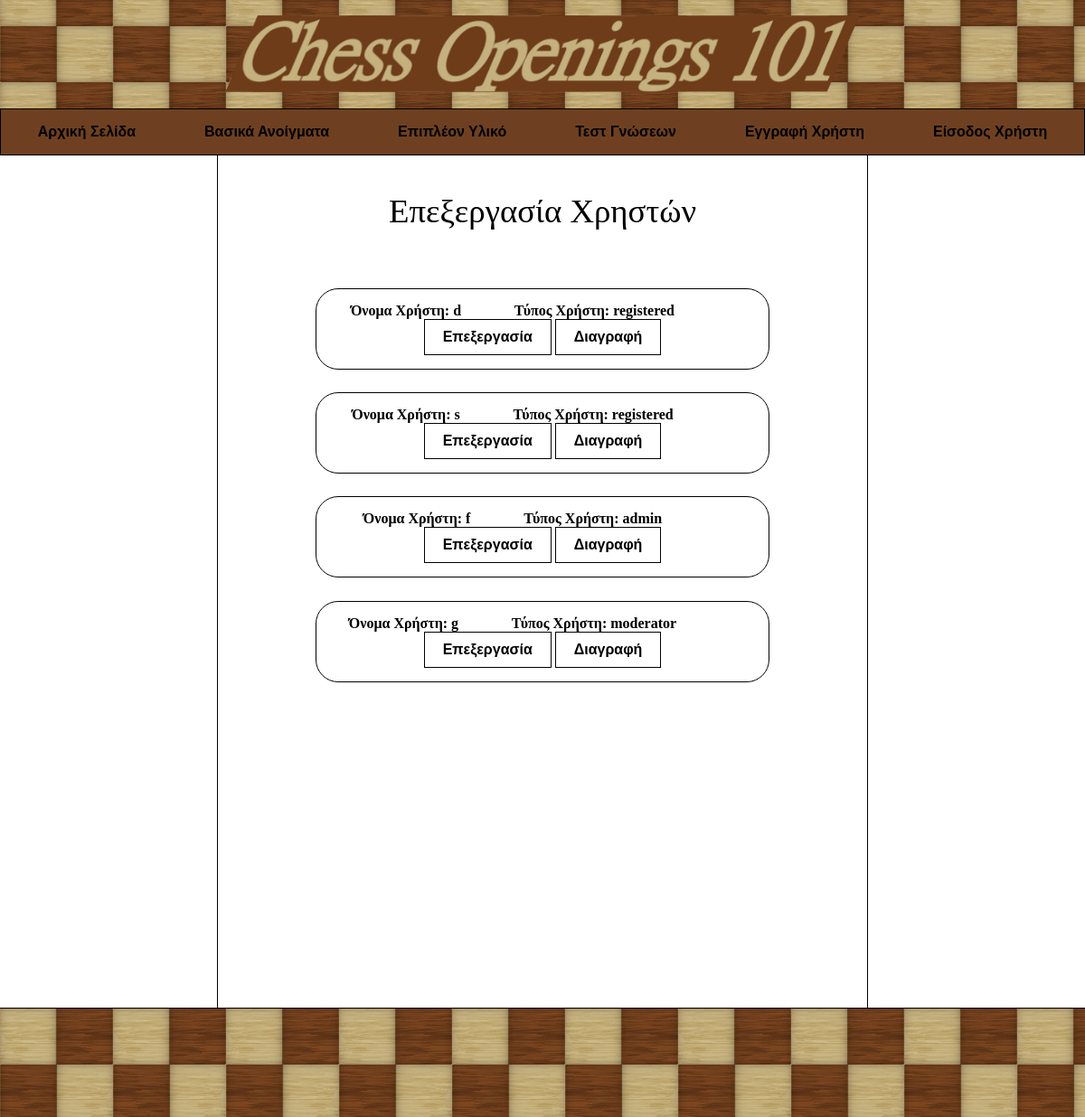
/editusers.php, run on the app's committed database.
### tables this page shows
CREATE TABLE `user` (
  `id` int(11) NOT NULL,
  `username` text NOT NULL,
  `password` text NOT NULL,
  `email` text NOT NULL,
  `fname` text NOT NULL,
  `lname` text NOT NULL,
  `bday` date NOT NULL,
  `gender` text NOT NULL,
  `pfp` longblob NOT NULL,
  `type` text NOT NULL
);

### editusers.php (the view, shortened to what this page needs)
<html>
	<head>
	<link rel="stylesheet" type="text/css"
		href="styles/main.css"/>
        <?php
        $db_host        = 'localhost';
		$db_user        = 'admin';
		$db_pass        = 'admin';
		$db_database    = 'chessopenings101';
        if($con = mysqli_connect($db_host,$db_user,$db_pass,$db_database))
        {
            $sql = "SELECT username, type FROM user;";
			$sql_result=mysqli_query($con,$sql);
			$arr = mysqli_fetch_all($sql_result);
        }
        else
        {
            echo "<script>alert(\"Error connecting to Database\");</script>";
        }
        ?>
	</head>
	<body>
		<div class="container">
			<header>
			</header>
			<nav>
				<div class="button-container">
					<form action="index.php" method="POST">
						<div>
							<button class="btn"><b>Αρχική Σελίδα</b></button>
						</div>
					</form>
					<form action="basics.php" method="POST">
						<div>
							<button class="btn"><b>Βασικά Ανοίγματα</b></button>
						</div>
					</form>
					<form action="more.php" method="POST">
						<div>
							<button class="btn"><b>Επιπλέον Υλικό</b></button>
						</div>
					</form>
					<?php if(!isset($_SESSION['user'])){ ?>
					<form action="quiz.php" method="POST">
						<div>
							<button class="btn"><b>Τεστ Γνώσεων</b></button>
						</div>
					</form>
					<?php } ?>
					<form action="sign-up.php" method="POST">
						<div>
						<?php if(!isset($_SESSION['user'])){ ?>
							<button class="btn"><b>Εγγραφή Χρήστη</b></button>
						<?php }
						else{ ?>
						<?php } ?>
						</div>
					</form>
					<form action="login.php" method="POST">
						<div>
							<?php if(!isset($_SESSION['user'])){ ?>
								<button class="btn"><b>Είσοδος Χρήστη</b></button>
							<?php }
							else{ ?>
							<?php } ?>
						</div>
					</form>
				</div>
			</nav>
			<main style="width: 100%; padding-left:15%; padding-right:15%;">
                <div align="center" style="font-size:230%; margin-top: 5vh; margin-bottom: 8vh;">
                        Επεξεργασία Χρηστών
                </div>
				<div style = "margin-bottom: 40%;">
                <?php
                        for($i = 0 ; $i < sizeof($arr) ; $i++)
                        {
                            echo "<div style=\"
                            margin-top:5%;
                            margin-bottom: 5%;
                            padding-bottom:3%;
                            padding-top:3%;
                            padding-left: 1ex;
                            padding-right: 1ex;
                            border-style: solid;
                            border-width: 1px;
                            border-radius: 25px;
                            text-align:center;
                            \"><b style=\"padding-left: 1ex;padding-right: 4ex;\">Όνομα Χρήστη: ".$arr[$i][0]."</b><b style=\"
                            padding-left: 4ex;padding-right: 10ex;\">Τύπος Χρήστη: ".$arr[$i][1]."</b>
							<button class=\"btn2\" id = \"".$arr[$i][0]."edit\" onclick=\"edituser('".$arr[$i][0]."')\"><b>Επεξεργασία</b></button>
							<button class=\"btn2\" id = \"".$arr[$i][0]."del\" onclick=\"deleteuser('".$arr[$i][0]."')\"><b>Διαγραφή</b></button></div>";
                        }
                    ?>
				</div>
			</main>
			<footer>
			</footer>
		</div>
	</body>
</html>

### styles/main.css (style rules this page uses)
header { grid-area: h; background-image: url("../media/header/bg2.png"), url("../media/header/bg.jpg"); background-repeat: no-repeat, repeat; background-position: center, left; max-width: 100%; max-height: auto; box-sizing: border-box; margin: 0px; padding-top: 5%; padding-bottom: 5%; background-color: #6e4021; }
nav { grid-area: n; background-color: #6e4021; text-align: center; max-width: 100%; margin: 0px; border-style: solid; border-width: 1px; padding: 15px, 0px, 15px, 0px; box-sizing: border-box; width: 100%; }
main { grid-area: m; border-style: none solid none solid; border-width: 1px; padding-bottom: 20vh; box-sizing: border-box; margin: auto; }
footer { grid-area: f; background-image: url("../media/footer/bg.jpg"); max-width: 100%; max-height: auto; box-sizing: border-box; padding-top: 5%; padding-bottom: 5%; border-style: solid none none none; border-color: black; border-width: 1px; }
@media screen and (min-width:601px) { .container { max-width: 100%; display: grid; grid-template-columns: repeat(10, 1fr); margin: 0 auto; grid-template-areas: "h h h h h h h h h h" "n n n n n n n n n n" ". m m m m m m m m ." ". m m m m m m m m ." ". m m m m m m m m ." ". m m m m m m m m ." ". a a a a a a a a ." "f f f f f f f f f f"; } }
@media screen and (min-width:601px) { header { padding-top: 10%; padding-bottom: 10%; background-size: 500px, 150px; } }
@media screen and (min-width:601px) { footer { padding-top: 10%; padding-bottom: 10%; background-size: 150px; } }
@media screen and (min-width:601px) { .button-container form, .button-container form div { display: inline; } }
@media screen and (min-width:601px) { .button-container button { display: inline; vertical-align: middle; } }
@media screen and (min-width:601px) { .btn { border: none; background-color: inherit; padding: 2vh 3vw; font-size: 1em; cursor: pointer; margin:auto; } }
@media screen and (min-width:962px) { .container { max-width: 100%; display: grid; grid-template-columns: repeat(10, 1fr); margin: 0 auto; grid-template-areas: "h h h h h h h h h h" "n n n n n n n n n n" "a a m m m m m m . ." "a a m m m m m m . ." "a a m m m m m m . ." "a a m m m m m m . ." "f f f f f f f f f f"; } }
@media screen and (min-width:962px) { header { background-image: url("../media/header/bg2.png"), url("../media/header/bg.jpg"); background-repeat: no-repeat, repeat; background-position: center, left; background-size: 700px, auto; padding-top: 5%; padding-bottom: 5%; background-color: #6e4021; } }
@media screen and (min-width:962px) { footer { padding-top: 5%; padding-bottom: 5%; background-size: auto; } }
@media screen and (min-width:962px) { .button-container form, .button-container form div { display: inline; } }
@media screen and (min-width:962px) { .button-container button { display: inline; vertical-align: middle; } }
@media screen and (min-width:962px) { .btn { border: none; background-color: inherit; padding: 2vh 3vw; font-size: 1em; cursor: pointer; margin:auto; } }
body { margin: 0px; padding: 0px; }
*, html { margin: 0px; padding: 0px; }

### editusers.php (style rules this page uses)
.btn2 { border: 1px; border-style: solid; background-color: inherit; padding: 10px 20px; font-size: 100%; cursor: pointer; margin:auto; }

### data on the page
user: username "d", type "registered"
user: username "s", type "registered"
user: username "f", type "admin"
user: username "g", type "moderator"
